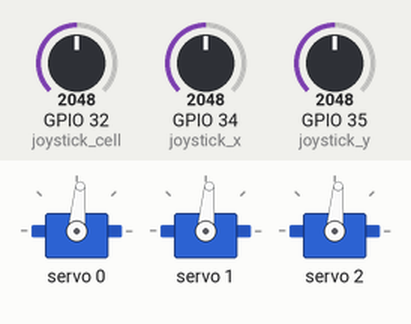
Recording of a sketch running on a simulated ESP32. Parts: 3 × servo. Inputs (shaded band) come from the test bench; at power-on: GPIO 32 (joystick_cell) = 2048, GPIO 34 (joystick_x) = 2048, GPIO 35 (joystick_y) = 2048.

Above: at 1.2 s.
1.3 s: GPIO 32 (joystick_cell) set to 0
At 3.2 s:
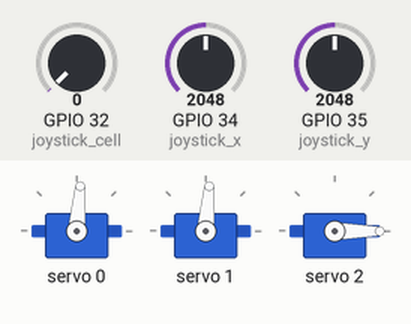
4.0 s: GPIO 34 (joystick_x) set to 0
At 6.4 s:
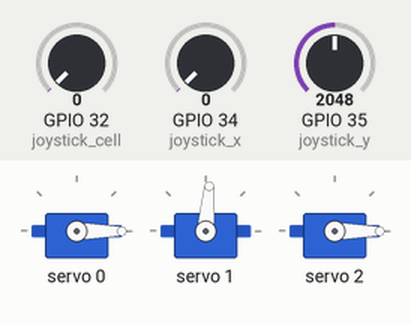
6.7 s: GPIO 35 (joystick_y) set to 0
At 8.5 s:
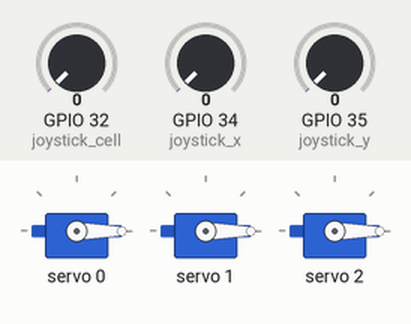
9.4 s: GPIO 32 (joystick_cell) set to 4095
At 12.2 s:
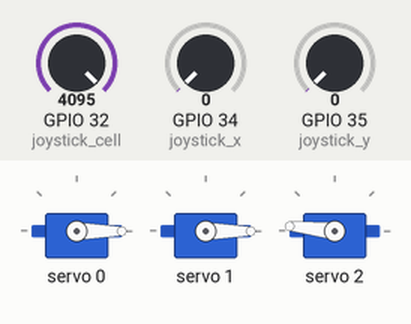
12.4 s: GPIO 34 (joystick_x) set to 4095
At 15.21 s:
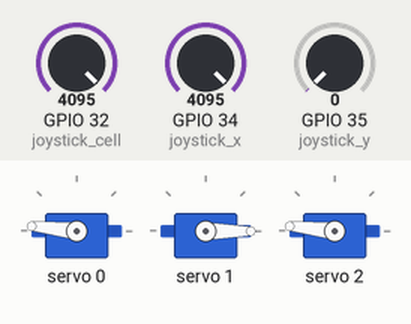
15.4 s: GPIO 35 (joystick_y) set to 4095
At 18.7 s:
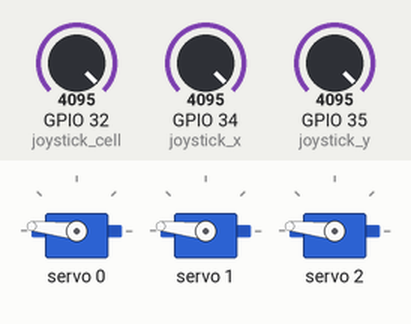
Timing chart, 0 to 19.4 s (numbered marks = the images above; inputs shaded):
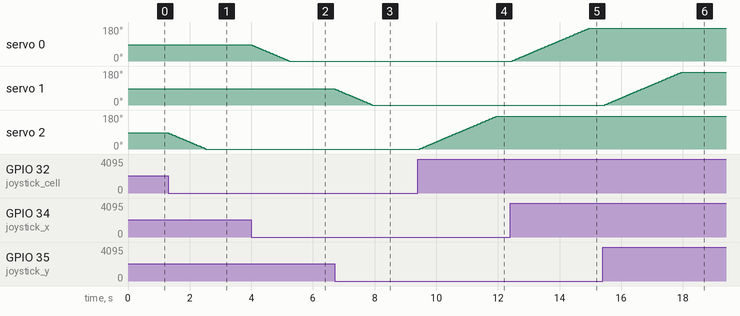

Measured:
- after the input at 1.3 s, servo 2: moves from 85° to 0° over 1.2 s, starting at once
- after the input at 4.0 s, servo 0: moves from 85° to 0° over 1.2 s, starting at once
- after the input at 6.7 s, servo 1: moves from 85° to 0° over 1.2 s, starting at once
- after the input at 9.4 s, servo 2: moves from 0° to 174° over 2.5 s, starting after 0.06 s
- after the input at 12.4 s, servo 0: moves from 0° to 174° over 2.5 s, starting after 0.06 s
- after the input at 15.4 s, servo 1: moves from 0° to 174° over 2.5 s, starting after 0.06 s

The sketch:

Estabilizador.ino
```cpp
#include <Wire.h>
#include <Adafruit_PWMServoDriver.h>
// Declarando los servos
Adafruit_PWMServoDriver placaPCA = Adafruit_PWMServoDriver(0x40);

// Posición inicial de los motores
unsigned int angle_x = 350;
unsigned int angle_y = 350;
unsigned int angle_cell = 350;

int joystick_cell = 32;
int joystick_x = 34;
int joystick_y = 35;


void setup() {
  Serial.begin(115200);

  placaPCA.begin();
  placaPCA.setPWMFreq(60);
  placaPCA.setPWM(0, 0, angle_x);
  placaPCA.setPWM(1, 0, angle_y);
  placaPCA.setPWM(2, 0, angle_cell);
}

void loop() {
  while (analogRead(joystick_x) == 4095 && angle_x < 575) {
    angle_x ++;
    placaPCA.setPWM(0, 0, angle_x);
    delay(5);
  }

  while (analogRead(joystick_x) == 0 && angle_x > 125) {
    angle_x--;
    placaPCA.setPWM(0, 0, angle_x);
    delay(5);
  }

    while (analogRead(joystick_y) == 4095 && angle_y < 575) {
    angle_y++;
    placaPCA.setPWM(1, 0, angle_y);
    delay(5);
  }

  while (analogRead(joystick_y) == 0 && angle_y > 125) {
    angle_y--;
    placaPCA.setPWM(1, 0, angle_y);
    delay(5);
  }

    while (analogRead(joystick_cell) == 4095 && angle_cell < 575) {
    angle_cell ++;
    placaPCA.setPWM(2, 0, angle_cell);
    delay(5);
  }

    while (analogRead(joystick_cell) == 0 && angle_cell > 125) {
    angle_cell --;
    placaPCA.setPWM(2, 0, angle_cell);
    delay(5);
  }
}
```
